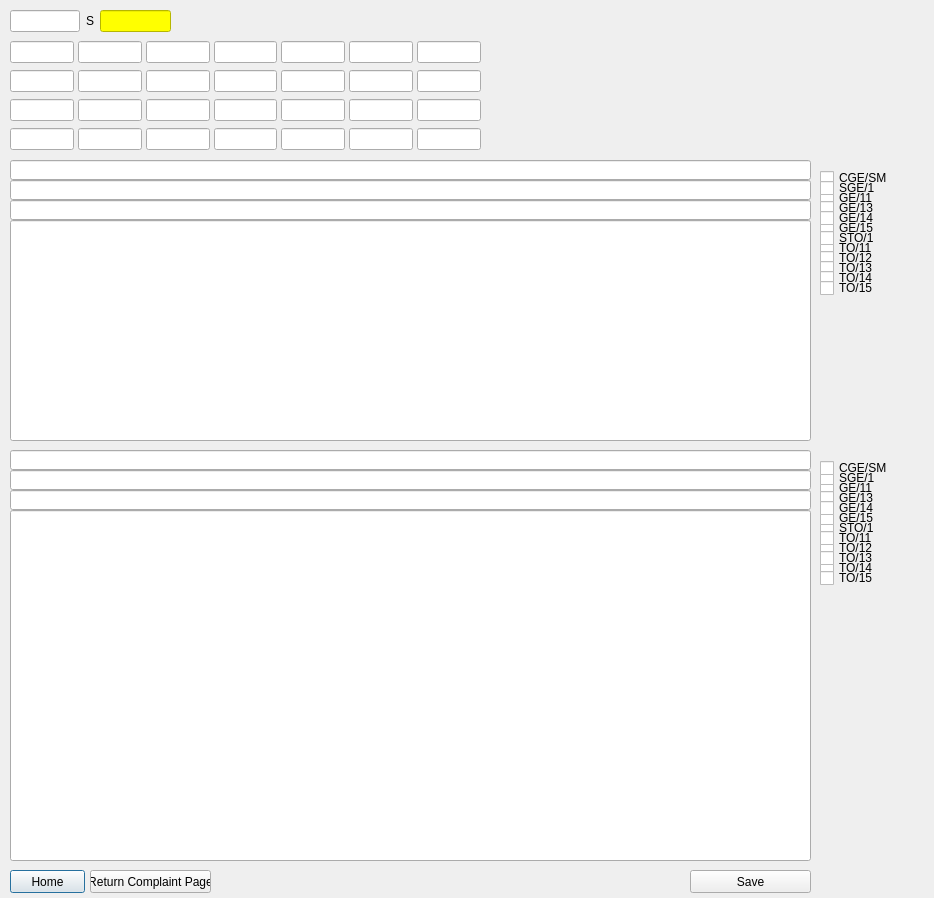
<?xml version="1.0" encoding="UTF-8"?>
<ui version="4.0">
 <class>Dialog</class>
 <widget class="QDialog" name="Dialog">
  <property name="geometry">
   <rect>
    <x>0</x>
    <y>0</y>
    <width>934</width>
    <height>898</height>
   </rect>
  </property>
  <property name="windowTitle">
   <string>Dialog</string>
  </property>
  <widget class="QPushButton" name="T2_Complaint_home_but">
   <property name="geometry">
    <rect>
     <x>10</x>
     <y>870</y>
     <width>75</width>
     <height>23</height>
    </rect>
   </property>
   <property name="text">
    <string>Home</string>
   </property>
  </widget>
  <widget class="QPushButton" name="T2_Complaint_Return_but">
   <property name="geometry">
    <rect>
     <x>90</x>
     <y>870</y>
     <width>121</width>
     <height>23</height>
    </rect>
   </property>
   <property name="text">
    <string>Return Complaint Page</string>
   </property>
  </widget>
  <widget class="QWidget" name="gridLayoutWidget">
   <property name="geometry">
    <rect>
     <x>10</x>
     <y>10</y>
     <width>161</width>
     <height>22</height>
    </rect>
   </property>
   <layout class="QGridLayout" name="gridLayout">
    <item row="0" column="1">
     <widget class="QLabel" name="label">
      <property name="text">
       <string>S</string>
      </property>
     </widget>
    </item>
    <item row="0" column="0">
     <widget class="QLineEdit" name="T2_Complaint_CaseNo_Yr_le"/>
    </item>
    <item row="0" column="2">
     <widget class="QLineEdit" name="T2_Complaint_CaseNo_Ref_le">
      <property name="palette">
       <palette>
        <active>
         <colorrole role="WindowText">
          <brush brushstyle="SolidPattern">
           <color alpha="255">
            <red>0</red>
            <green>0</green>
            <blue>0</blue>
           </color>
          </brush>
         </colorrole>
         <colorrole role="Button">
          <brush brushstyle="SolidPattern">
           <color alpha="255">
            <red>255</red>
            <green>255</green>
            <blue>0</blue>
           </color>
          </brush>
         </colorrole>
         <colorrole role="Light">
          <brush brushstyle="SolidPattern">
           <color alpha="255">
            <red>255</red>
            <green>255</green>
            <blue>127</blue>
           </color>
          </brush>
         </colorrole>
         <colorrole role="Midlight">
          <brush brushstyle="SolidPattern">
           <color alpha="255">
            <red>255</red>
            <green>255</green>
            <blue>63</blue>
           </color>
          </brush>
         </colorrole>
         <colorrole role="Dark">
          <brush brushstyle="SolidPattern">
           <color alpha="255">
            <red>127</red>
            <green>127</green>
            <blue>0</blue>
           </color>
          </brush>
         </colorrole>
         <colorrole role="Mid">
          <brush brushstyle="SolidPattern">
           <color alpha="255">
            <red>170</red>
            <green>170</green>
            <blue>0</blue>
           </color>
          </brush>
         </colorrole>
         <colorrole role="Text">
          <brush brushstyle="SolidPattern">
           <color alpha="255">
            <red>0</red>
            <green>0</green>
            <blue>0</blue>
           </color>
          </brush>
         </colorrole>
         <colorrole role="BrightText">
          <brush brushstyle="SolidPattern">
           <color alpha="255">
            <red>255</red>
            <green>255</green>
            <blue>255</blue>
           </color>
          </brush>
         </colorrole>
         <colorrole role="ButtonText">
          <brush brushstyle="SolidPattern">
           <color alpha="255">
            <red>0</red>
            <green>0</green>
            <blue>0</blue>
           </color>
          </brush>
         </colorrole>
         <colorrole role="Base">
          <brush brushstyle="SolidPattern">
           <color alpha="255">
            <red>255</red>
            <green>255</green>
            <blue>0</blue>
           </color>
          </brush>
         </colorrole>
         <colorrole role="Window">
          <brush brushstyle="SolidPattern">
           <color alpha="255">
            <red>255</red>
            <green>255</green>
            <blue>0</blue>
           </color>
          </brush>
         </colorrole>
         <colorrole role="Shadow">
          <brush brushstyle="SolidPattern">
           <color alpha="255">
            <red>0</red>
            <green>0</green>
            <blue>0</blue>
           </color>
          </brush>
         </colorrole>
         <colorrole role="AlternateBase">
          <brush brushstyle="SolidPattern">
           <color alpha="255">
            <red>255</red>
            <green>255</green>
            <blue>127</blue>
           </color>
          </brush>
         </colorrole>
         <colorrole role="ToolTipBase">
          <brush brushstyle="SolidPattern">
           <color alpha="255">
            <red>255</red>
            <green>255</green>
            <blue>220</blue>
           </color>
          </brush>
         </colorrole>
         <colorrole role="ToolTipText">
          <brush brushstyle="SolidPattern">
           <color alpha="255">
            <red>0</red>
            <green>0</green>
            <blue>0</blue>
           </color>
          </brush>
         </colorrole>
         <colorrole role="PlaceholderText">
          <brush brushstyle="SolidPattern">
           <color alpha="128">
            <red>0</red>
            <green>0</green>
            <blue>0</blue>
           </color>
          </brush>
         </colorrole>
        </active>
        <inactive>
         <colorrole role="WindowText">
          <brush brushstyle="SolidPattern">
           <color alpha="255">
            <red>0</red>
            <green>0</green>
            <blue>0</blue>
           </color>
          </brush>
         </colorrole>
         <colorrole role="Button">
          <brush brushstyle="SolidPattern">
           <color alpha="255">
            <red>255</red>
            <green>255</green>
            <blue>0</blue>
           </color>
          </brush>
         </colorrole>
         <colorrole role="Light">
          <brush brushstyle="SolidPattern">
           <color alpha="255">
            <red>255</red>
            <green>255</green>
            <blue>127</blue>
           </color>
          </brush>
         </colorrole>
         <colorrole role="Midlight">
          <brush brushstyle="SolidPattern">
           <color alpha="255">
            <red>255</red>
            <green>255</green>
            <blue>63</blue>
           </color>
          </brush>
         </colorrole>
         <colorrole role="Dark">
          <brush brushstyle="SolidPattern">
           <color alpha="255">
            <red>127</red>
            <green>127</green>
            <blue>0</blue>
           </color>
          </brush>
         </colorrole>
         <colorrole role="Mid">
          <brush brushstyle="SolidPattern">
           <color alpha="255">
            <red>170</red>
            <green>170</green>
            <blue>0</blue>
           </color>
          </brush>
         </colorrole>
         <colorrole role="Text">
          <brush brushstyle="SolidPattern">
           <color alpha="255">
            <red>0</red>
            <green>0</green>
            <blue>0</blue>
           </color>
          </brush>
         </colorrole>
         <colorrole role="BrightText">
          <brush brushstyle="SolidPattern">
           <color alpha="255">
            <red>255</red>
            <green>255</green>
            <blue>255</blue>
           </color>
          </brush>
         </colorrole>
         <colorrole role="ButtonText">
          <brush brushstyle="SolidPattern">
           <color alpha="255">
            <red>0</red>
            <green>0</green>
            <blue>0</blue>
           </color>
          </brush>
         </colorrole>
         <colorrole role="Base">
          <brush brushstyle="SolidPattern">
           <color alpha="255">
            <red>255</red>
            <green>255</green>
            <blue>0</blue>
           </color>
          </brush>
         </colorrole>
         <colorrole role="Window">
          <brush brushstyle="SolidPattern">
           <color alpha="255">
            <red>255</red>
            <green>255</green>
            <blue>0</blue>
           </color>
          </brush>
         </colorrole>
         <colorrole role="Shadow">
          <brush brushstyle="SolidPattern">
           <color alpha="255">
            <red>0</red>
            <green>0</green>
            <blue>0</blue>
           </color>
          </brush>
         </colorrole>
         <colorrole role="AlternateBase">
          <brush brushstyle="SolidPattern">
           <color alpha="255">
            <red>255</red>
            <green>255</green>
            <blue>127</blue>
           </color>
          </brush>
         </colorrole>
         <colorrole role="ToolTipBase">
          <brush brushstyle="SolidPattern">
           <color alpha="255">
            <red>255</red>
            <green>255</green>
            <blue>220</blue>
           </color>
          </brush>
         </colorrole>
         <colorrole role="ToolTipText">
          <brush brushstyle="SolidPattern">
           <color alpha="255">
            <red>0</red>
            <green>0</green>
            <blue>0</blue>
           </color>
          </brush>
         </colorrole>
         <colorrole role="PlaceholderText">
          <brush brushstyle="SolidPattern">
           <color alpha="128">
            <red>0</red>
            <green>0</green>
            <blue>0</blue>
           </color>
          </brush>
         </colorrole>
        </inactive>
        <disabled>
         <colorrole role="WindowText">
          <brush brushstyle="SolidPattern">
           <color alpha="255">
            <red>127</red>
            <green>127</green>
            <blue>0</blue>
           </color>
          </brush>
         </colorrole>
         <colorrole role="Button">
          <brush brushstyle="SolidPattern">
           <color alpha="255">
            <red>255</red>
            <green>255</green>
            <blue>0</blue>
           </color>
          </brush>
         </colorrole>
         <colorrole role="Light">
          <brush brushstyle="SolidPattern">
           <color alpha="255">
            <red>255</red>
            <green>255</green>
            <blue>127</blue>
           </color>
          </brush>
         </colorrole>
         <colorrole role="Midlight">
          <brush brushstyle="SolidPattern">
           <color alpha="255">
            <red>255</red>
            <green>255</green>
            <blue>63</blue>
           </color>
          </brush>
         </colorrole>
         <colorrole role="Dark">
          <brush brushstyle="SolidPattern">
           <color alpha="255">
            <red>127</red>
            <green>127</green>
            <blue>0</blue>
           </color>
          </brush>
         </colorrole>
         <colorrole role="Mid">
          <brush brushstyle="SolidPattern">
           <color alpha="255">
            <red>170</red>
            <green>170</green>
            <blue>0</blue>
           </color>
          </brush>
         </colorrole>
         <colorrole role="Text">
          <brush brushstyle="SolidPattern">
           <color alpha="255">
            <red>127</red>
            <green>127</green>
            <blue>0</blue>
           </color>
          </brush>
         </colorrole>
         <colorrole role="BrightText">
          <brush brushstyle="SolidPattern">
           <color alpha="255">
            <red>255</red>
            <green>255</green>
            <blue>255</blue>
           </color>
          </brush>
         </colorrole>
         <colorrole role="ButtonText">
          <brush brushstyle="SolidPattern">
           <color alpha="255">
            <red>127</red>
            <green>127</green>
            <blue>0</blue>
           </color>
          </brush>
         </colorrole>
         <colorrole role="Base">
          <brush brushstyle="SolidPattern">
           <color alpha="255">
            <red>255</red>
            <green>255</green>
            <blue>0</blue>
           </color>
          </brush>
         </colorrole>
         <colorrole role="Window">
          <brush brushstyle="SolidPattern">
           <color alpha="255">
            <red>255</red>
            <green>255</green>
            <blue>0</blue>
           </color>
          </brush>
         </colorrole>
         <colorrole role="Shadow">
          <brush brushstyle="SolidPattern">
           <color alpha="255">
            <red>0</red>
            <green>0</green>
            <blue>0</blue>
           </color>
          </brush>
         </colorrole>
         <colorrole role="AlternateBase">
          <brush brushstyle="SolidPattern">
           <color alpha="255">
            <red>255</red>
            <green>255</green>
            <blue>0</blue>
           </color>
          </brush>
         </colorrole>
         <colorrole role="ToolTipBase">
          <brush brushstyle="SolidPattern">
           <color alpha="255">
            <red>255</red>
            <green>255</green>
            <blue>220</blue>
           </color>
          </brush>
         </colorrole>
         <colorrole role="ToolTipText">
          <brush brushstyle="SolidPattern">
           <color alpha="255">
            <red>0</red>
            <green>0</green>
            <blue>0</blue>
           </color>
          </brush>
         </colorrole>
         <colorrole role="PlaceholderText">
          <brush brushstyle="SolidPattern">
           <color alpha="128">
            <red>0</red>
            <green>0</green>
            <blue>0</blue>
           </color>
          </brush>
         </colorrole>
        </disabled>
       </palette>
      </property>
     </widget>
    </item>
   </layout>
  </widget>
  <widget class="QLineEdit" name="lineEdit_6">
   <property name="geometry">
    <rect>
     <x>10</x>
     <y>160</y>
     <width>801</width>
     <height>20</height>
    </rect>
   </property>
  </widget>
  <widget class="QLineEdit" name="lineEdit_7">
   <property name="geometry">
    <rect>
     <x>10</x>
     <y>180</y>
     <width>801</width>
     <height>20</height>
    </rect>
   </property>
  </widget>
  <widget class="QLineEdit" name="lineEdit_8">
   <property name="geometry">
    <rect>
     <x>10</x>
     <y>200</y>
     <width>801</width>
     <height>20</height>
    </rect>
   </property>
  </widget>
  <widget class="QLineEdit" name="lineEdit_9">
   <property name="geometry">
    <rect>
     <x>10</x>
     <y>220</y>
     <width>801</width>
     <height>221</height>
    </rect>
   </property>
  </widget>
  <widget class="QLineEdit" name="lineEdit_10">
   <property name="geometry">
    <rect>
     <x>10</x>
     <y>490</y>
     <width>801</width>
     <height>20</height>
    </rect>
   </property>
  </widget>
  <widget class="QLineEdit" name="lineEdit_11">
   <property name="geometry">
    <rect>
     <x>10</x>
     <y>470</y>
     <width>801</width>
     <height>20</height>
    </rect>
   </property>
  </widget>
  <widget class="QLineEdit" name="lineEdit_12">
   <property name="geometry">
    <rect>
     <x>10</x>
     <y>450</y>
     <width>801</width>
     <height>20</height>
    </rect>
   </property>
  </widget>
  <widget class="QLineEdit" name="lineEdit_13">
   <property name="geometry">
    <rect>
     <x>10</x>
     <y>510</y>
     <width>801</width>
     <height>351</height>
    </rect>
   </property>
  </widget>
  <widget class="QWidget" name="gridLayoutWidget_3">
   <property name="geometry">
    <rect>
     <x>10</x>
     <y>40</y>
     <width>471</width>
     <height>111</height>
    </rect>
   </property>
   <layout class="QGridLayout" name="gridLayout_3">
    <property name="horizontalSpacing">
     <number>4</number>
    </property>
    <item row="3" column="5">
     <widget class="QLineEdit" name="lineEdit_32"/>
    </item>
    <item row="2" column="1">
     <widget class="QLineEdit" name="lineEdit_20"/>
    </item>
    <item row="2" column="0">
     <widget class="QLineEdit" name="lineEdit_16"/>
    </item>
    <item row="0" column="2">
     <widget class="QLineEdit" name="lineEdit_27"/>
    </item>
    <item row="0" column="0">
     <widget class="QLineEdit" name="lineEdit_14"/>
    </item>
    <item row="0" column="3">
     <widget class="QLineEdit" name="lineEdit_26"/>
    </item>
    <item row="3" column="3">
     <widget class="QLineEdit" name="lineEdit_28"/>
    </item>
    <item row="1" column="4">
     <widget class="QLineEdit" name="lineEdit_22"/>
    </item>
    <item row="1" column="5">
     <widget class="QLineEdit" name="lineEdit_25"/>
    </item>
    <item row="1" column="3">
     <widget class="QLineEdit" name="lineEdit_37"/>
    </item>
    <item row="1" column="0">
     <widget class="QLineEdit" name="lineEdit_15"/>
    </item>
    <item row="2" column="3">
     <widget class="QLineEdit" name="lineEdit_31"/>
    </item>
    <item row="3" column="0">
     <widget class="QLineEdit" name="lineEdit_17"/>
    </item>
    <item row="1" column="2">
     <widget class="QLineEdit" name="lineEdit_24"/>
    </item>
    <item row="2" column="5">
     <widget class="QLineEdit" name="lineEdit_34"/>
    </item>
    <item row="0" column="5">
     <widget class="QLineEdit" name="lineEdit_36"/>
    </item>
    <item row="3" column="4">
     <widget class="QLineEdit" name="lineEdit_33"/>
    </item>
    <item row="3" column="1">
     <widget class="QLineEdit" name="lineEdit_21"/>
    </item>
    <item row="2" column="4">
     <widget class="QLineEdit" name="lineEdit_30"/>
    </item>
    <item row="1" column="1">
     <widget class="QLineEdit" name="lineEdit_19"/>
    </item>
    <item row="2" column="2">
     <widget class="QLineEdit" name="lineEdit_23"/>
    </item>
    <item row="0" column="4">
     <widget class="QLineEdit" name="lineEdit_35"/>
    </item>
    <item row="0" column="1">
     <widget class="QLineEdit" name="lineEdit_18"/>
    </item>
    <item row="3" column="2">
     <widget class="QLineEdit" name="lineEdit_29"/>
    </item>
    <item row="0" column="6">
     <widget class="QLineEdit" name="lineEdit_41"/>
    </item>
    <item row="1" column="6">
     <widget class="QLineEdit" name="lineEdit_40"/>
    </item>
    <item row="2" column="6">
     <widget class="QLineEdit" name="lineEdit_39"/>
    </item>
    <item row="3" column="6">
     <widget class="QLineEdit" name="lineEdit_38"/>
    </item>
   </layout>
  </widget>
  <widget class="QCheckBox" name="checkBox_30">
   <property name="geometry">
    <rect>
     <x>820</x>
     <y>170</y>
     <width>73</width>
     <height>16</height>
    </rect>
   </property>
   <property name="text">
    <string>CGE/SM</string>
   </property>
  </widget>
  <widget class="QCheckBox" name="checkBox_31">
   <property name="geometry">
    <rect>
     <x>820</x>
     <y>190</y>
     <width>73</width>
     <height>16</height>
    </rect>
   </property>
   <property name="text">
    <string>GE/11</string>
   </property>
  </widget>
  <widget class="QCheckBox" name="checkBox_21">
   <property name="geometry">
    <rect>
     <x>820</x>
     <y>200</y>
     <width>73</width>
     <height>16</height>
    </rect>
   </property>
   <property name="text">
    <string>GE/13</string>
   </property>
  </widget>
  <widget class="QCheckBox" name="checkBox_32">
   <property name="geometry">
    <rect>
     <x>820</x>
     <y>180</y>
     <width>73</width>
     <height>16</height>
    </rect>
   </property>
   <property name="text">
    <string>SGE/1</string>
   </property>
  </widget>
  <widget class="QCheckBox" name="checkBox_33">
   <property name="geometry">
    <rect>
     <x>820</x>
     <y>240</y>
     <width>73</width>
     <height>16</height>
    </rect>
   </property>
   <property name="text">
    <string>TO/11</string>
   </property>
  </widget>
  <widget class="QCheckBox" name="checkBox_34">
   <property name="geometry">
    <rect>
     <x>820</x>
     <y>220</y>
     <width>73</width>
     <height>16</height>
    </rect>
   </property>
   <property name="text">
    <string>GE/15</string>
   </property>
  </widget>
  <widget class="QCheckBox" name="checkBox_24">
   <property name="geometry">
    <rect>
     <x>820</x>
     <y>250</y>
     <width>73</width>
     <height>16</height>
    </rect>
   </property>
   <property name="text">
    <string>TO/12</string>
   </property>
  </widget>
  <widget class="QCheckBox" name="checkBox_35">
   <property name="geometry">
    <rect>
     <x>820</x>
     <y>210</y>
     <width>73</width>
     <height>16</height>
    </rect>
   </property>
   <property name="text">
    <string>GE/14</string>
   </property>
  </widget>
  <widget class="QCheckBox" name="checkBox_44">
   <property name="geometry">
    <rect>
     <x>820</x>
     <y>260</y>
     <width>73</width>
     <height>16</height>
    </rect>
   </property>
   <property name="text">
    <string>TO/13</string>
   </property>
  </widget>
  <widget class="QCheckBox" name="checkBox_45">
   <property name="geometry">
    <rect>
     <x>820</x>
     <y>230</y>
     <width>73</width>
     <height>16</height>
    </rect>
   </property>
   <property name="text">
    <string>STO/1</string>
   </property>
  </widget>
  <widget class="QCheckBox" name="checkBox_46">
   <property name="geometry">
    <rect>
     <x>820</x>
     <y>270</y>
     <width>73</width>
     <height>16</height>
    </rect>
   </property>
   <property name="text">
    <string>TO/14</string>
   </property>
  </widget>
  <widget class="QCheckBox" name="checkBox_47">
   <property name="geometry">
    <rect>
     <x>820</x>
     <y>280</y>
     <width>73</width>
     <height>16</height>
    </rect>
   </property>
   <property name="text">
    <string>TO/15</string>
   </property>
  </widget>
  <widget class="QCheckBox" name="checkBox_36">
   <property name="geometry">
    <rect>
     <x>820</x>
     <y>480</y>
     <width>73</width>
     <height>16</height>
    </rect>
   </property>
   <property name="text">
    <string>GE/11</string>
   </property>
  </widget>
  <widget class="QCheckBox" name="checkBox_48">
   <property name="geometry">
    <rect>
     <x>820</x>
     <y>520</y>
     <width>73</width>
     <height>16</height>
    </rect>
   </property>
   <property name="text">
    <string>STO/1</string>
   </property>
  </widget>
  <widget class="QCheckBox" name="checkBox_49">
   <property name="geometry">
    <rect>
     <x>820</x>
     <y>560</y>
     <width>73</width>
     <height>16</height>
    </rect>
   </property>
   <property name="text">
    <string>TO/14</string>
   </property>
  </widget>
  <widget class="QCheckBox" name="checkBox_50">
   <property name="geometry">
    <rect>
     <x>820</x>
     <y>570</y>
     <width>73</width>
     <height>16</height>
    </rect>
   </property>
   <property name="text">
    <string>TO/15</string>
   </property>
  </widget>
  <widget class="QCheckBox" name="checkBox_37">
   <property name="geometry">
    <rect>
     <x>820</x>
     <y>510</y>
     <width>73</width>
     <height>16</height>
    </rect>
   </property>
   <property name="text">
    <string>GE/15</string>
   </property>
  </widget>
  <widget class="QCheckBox" name="checkBox_38">
   <property name="geometry">
    <rect>
     <x>820</x>
     <y>470</y>
     <width>73</width>
     <height>16</height>
    </rect>
   </property>
   <property name="text">
    <string>SGE/1</string>
   </property>
  </widget>
  <widget class="QCheckBox" name="checkBox_39">
   <property name="geometry">
    <rect>
     <x>820</x>
     <y>490</y>
     <width>73</width>
     <height>16</height>
    </rect>
   </property>
   <property name="text">
    <string>GE/13</string>
   </property>
  </widget>
  <widget class="QCheckBox" name="checkBox_40">
   <property name="geometry">
    <rect>
     <x>820</x>
     <y>540</y>
     <width>73</width>
     <height>16</height>
    </rect>
   </property>
   <property name="text">
    <string>TO/12</string>
   </property>
  </widget>
  <widget class="QCheckBox" name="checkBox_41">
   <property name="geometry">
    <rect>
     <x>820</x>
     <y>530</y>
     <width>73</width>
     <height>16</height>
    </rect>
   </property>
   <property name="text">
    <string>TO/11</string>
   </property>
  </widget>
  <widget class="QCheckBox" name="checkBox_42">
   <property name="geometry">
    <rect>
     <x>820</x>
     <y>500</y>
     <width>73</width>
     <height>16</height>
    </rect>
   </property>
   <property name="text">
    <string>GE/14</string>
   </property>
  </widget>
  <widget class="QCheckBox" name="checkBox_43">
   <property name="geometry">
    <rect>
     <x>820</x>
     <y>460</y>
     <width>73</width>
     <height>16</height>
    </rect>
   </property>
   <property name="text">
    <string>CGE/SM</string>
   </property>
  </widget>
  <widget class="QCheckBox" name="checkBox_51">
   <property name="geometry">
    <rect>
     <x>820</x>
     <y>550</y>
     <width>73</width>
     <height>16</height>
    </rect>
   </property>
   <property name="text">
    <string>TO/13</string>
   </property>
  </widget>
  <widget class="QPushButton" name="T2_Complaint_Return_but_2">
   <property name="geometry">
    <rect>
     <x>690</x>
     <y>870</y>
     <width>121</width>
     <height>23</height>
    </rect>
   </property>
   <property name="text">
    <string>Save</string>
   </property>
  </widget>
 </widget>
 <resources/>
 <connections/>
</ui>
